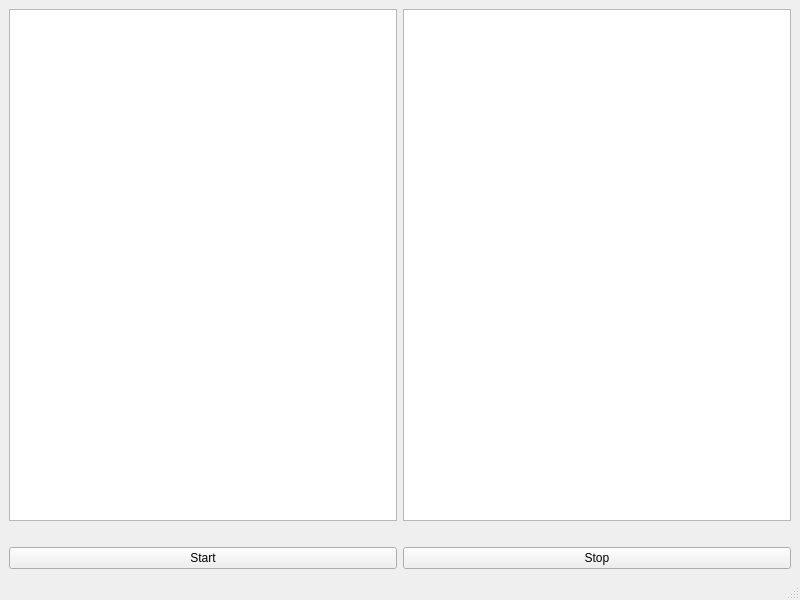
<?xml version="1.0" encoding="UTF-8"?>
<ui version="4.0">
 <class>MainWindow</class>
 <widget class="QMainWindow" name="MainWindow">
  <property name="geometry">
   <rect>
    <x>0</x>
    <y>0</y>
    <width>800</width>
    <height>600</height>
   </rect>
  </property>
  <property name="windowTitle">
   <string>MainWindow</string>
  </property>
  <widget class="QWidget" name="centralwidget">
   <layout class="QGridLayout" name="gridLayout">
    <item row="0" column="0">
     <widget class="QGraphicsView" name="graphicsView"/>
    </item>
    <item row="2" column="0">
     <widget class="QPushButton" name="btnStart">
      <property name="text">
       <string>Start</string>
      </property>
     </widget>
    </item>
    <item row="0" column="1">
     <widget class="QGraphicsView" name="graphicsView_2"/>
    </item>
    <item row="2" column="1">
     <widget class="QPushButton" name="btnStop">
      <property name="text">
       <string>Stop</string>
      </property>
     </widget>
    </item>
    <item row="1" column="0">
     <widget class="QLabel" name="labelFps">
      <property name="text">
       <string/>
      </property>
      <property name="alignment">
       <set>Qt::AlignCenter</set>
      </property>
     </widget>
    </item>
    <item row="1" column="1">
     <widget class="QLabel" name="labelFps_2">
      <property name="text">
       <string/>
      </property>
      <property name="alignment">
       <set>Qt::AlignCenter</set>
      </property>
     </widget>
    </item>
   </layout>
  </widget>
  <widget class="QMenuBar" name="menubar">
   <property name="geometry">
    <rect>
     <x>0</x>
     <y>0</y>
     <width>800</width>
     <height>20</height>
    </rect>
   </property>
  </widget>
  <widget class="QStatusBar" name="statusbar"/>
 </widget>
 <resources/>
 <connections/>
</ui>
